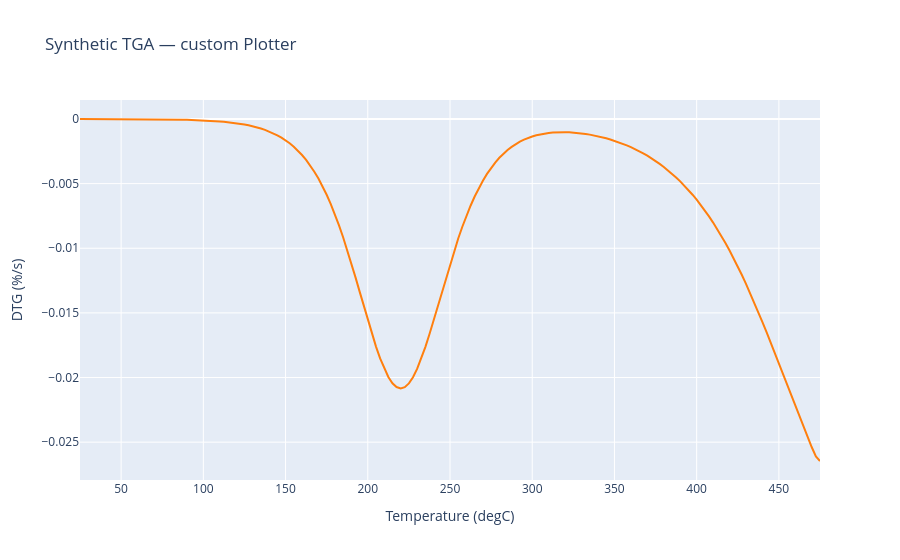

The notebook cell this image was saved under:
### Markdown cell above
The same custom plotter can be sent to Plotly without changing its
implementation.

### Code cell
try:
    import plotly.graph_objects as go
except ImportError:
    print("Plotly is not installed; skipping this example.")
else:
    fig = go.Figure()
    dtg_plot.plot(normalized, fig, color="C1")
    fig.show()

### Figure 1 — Plotly figure (JSON) as saved in the notebook; plotly's stock layout.template omitted (floating-point values rounded to 4 significant figures; data arrays with more than 128 entries replaced by an {"elided": "..."} marker saying what was removed)
{"data": [{"line": {"color": "rgba(255, 127, 14, 1.0)"}, "mode": "lines", "name": "DTG", "type": "scatter", "x": {"elided": "181 float values"}, "y": {"elided": "181 float values"}}], "layout": {"title": {"text": "Synthetic TGA — custom Plotter"}, "xaxis": {"title": {"text": "Temperature (degC)"}}, "yaxis": {"title": {"text": "DTG (%/s)"}}}}
